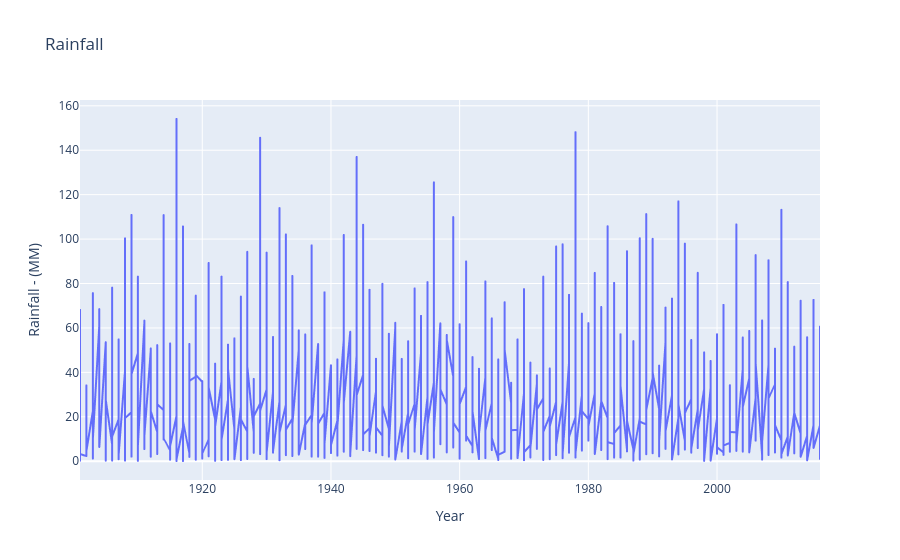

Write notebook code for a chart like this one.
### Code cell
import plotly.express as px

fig = px.line(data, x = 'Year', y = 'Rainfall - (MM)', title='Rainfall')
fig.show()

### Figure 1 — Plotly figure (JSON) as saved in the notebook; plotly's stock layout.template omitted (floating-point values rounded to 4 significant figures; data arrays with more than 128 entries replaced by an {"elided": "..."} marker saying what was removed)
{"data": [{"hovertemplate": "Year=%{x}<br>Rainfall - (MM)=%{y}<extra></extra>", "legendgroup": "", "line": {"color": "#636efa", "dash": "solid"}, "marker": {"symbol": "circle"}, "mode": "lines", "name": "", "showlegend": false, "type": "scattergl", "x": {"elided": "1392 int values"}, "xaxis": "x", "y": {"elided": "1392 float values"}, "yaxis": "y"}], "layout": {"legend": {"tracegroupgap": 0}, "title": {"text": "Rainfall"}, "xaxis": {"anchor": "y", "domain": [0, 1], "title": {"text": "Year"}}, "yaxis": {"anchor": "x", "domain": [0, 1], "title": {"text": "Rainfall - (MM)"}}}}
